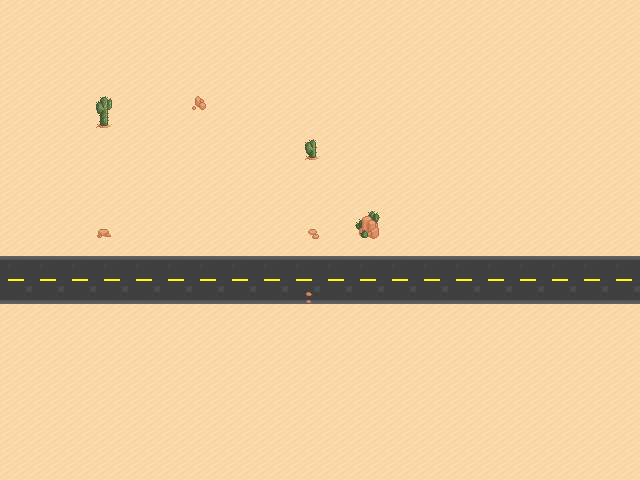

The image is a tile-based game level rendered from a .tmx file. Its description and complete source (layers, tilesets, objects, tile grids) follow:
An orthogonal 40x30 tile map with 16x16 px tiles, 2 tile layers (sand', cactuses) and 4 objects (CutScene, SpriteNode, Camera, Car).

<map version="1.2" tiledversion="1.2.4" orientation="orthogonal" renderorder="left-up" width="40" height="30" tilewidth="16" tileheight="16" infinite="0" nextlayerid="13" nextobjectid="5">
 <tileset firstgid="1" name="FULL_DESERT_TILESET_WIP" tilewidth="16" tileheight="16" tilecount="1024" columns="32">
  <image source="../../textures/map/FULL_DESERT_TILESET_WIP.png" width="512" height="512" />
 </tileset>
 <layer id="11" name="sand'" width="40" height="30">
  <data encoding="csv">
69,69,69,69,69,69,69,69,69,69,69,69,69,69,69,69,69,69,69,69,69,69,69,69,69,69,69,69,69,69,69,69,69,69,69,69,69,69,69,69,
69,69,69,69,69,69,69,69,69,69,69,69,69,69,69,69,69,69,69,69,69,69,69,69,69,69,69,69,69,69,69,69,69,69,69,69,69,69,69,69,
69,69,69,69,69,69,69,69,69,69,69,69,69,69,69,69,69,69,69,69,69,69,69,69,69,69,69,69,69,69,69,69,69,69,69,69,69,69,69,69,
69,69,69,69,69,69,69,69,69,69,69,69,69,69,69,69,69,69,69,69,69,69,69,69,69,69,69,69,69,69,69,69,69,69,69,69,69,69,69,69,
69,69,69,69,69,69,69,69,69,69,69,69,69,69,69,69,69,69,69,69,69,69,69,69,69,69,69,69,69,69,69,69,69,69,69,69,69,69,69,69,
69,69,69,69,69,69,69,69,69,69,69,69,69,69,69,69,69,69,69,69,69,69,69,69,69,69,69,69,69,69,69,69,69,69,69,69,69,69,69,69,
69,69,69,69,69,69,69,69,69,69,69,69,69,69,69,69,69,69,69,69,69,69,69,69,69,69,69,69,69,69,69,69,69,69,69,69,69,69,69,69,
69,69,69,69,69,69,69,69,69,69,69,69,69,69,69,69,69,69,69,69,69,69,69,69,69,69,69,69,69,69,69,69,69,69,69,69,69,69,69,69,
69,69,69,69,69,69,69,69,69,69,69,69,69,69,69,69,69,69,69,69,69,69,69,69,69,69,69,69,69,69,69,69,69,69,69,69,69,69,69,69,
69,69,69,69,69,69,69,69,69,69,69,69,69,69,69,69,69,69,69,69,69,69,69,69,69,69,69,69,69,69,69,69,69,69,69,69,69,69,69,69,
69,69,69,69,69,69,69,69,69,69,69,69,69,69,69,69,69,69,69,69,69,69,69,69,69,69,69,69,69,69,69,69,69,69,69,69,69,69,69,69,
69,69,69,69,69,69,69,69,69,69,69,69,69,69,69,69,69,69,69,69,69,69,69,69,69,69,69,69,69,69,69,69,69,69,69,69,69,69,69,69,
69,69,69,69,69,69,69,69,69,69,69,69,69,69,69,69,69,69,69,69,69,69,69,69,69,69,69,69,69,69,69,69,69,69,69,69,69,69,69,69,
69,69,69,69,69,69,69,69,69,69,69,69,69,69,69,69,69,69,69,69,69,69,69,69,69,69,69,69,69,69,69,69,69,69,69,69,69,69,69,69,
69,69,69,69,69,69,69,69,69,69,69,69,69,69,69,69,69,69,69,69,69,69,69,69,69,69,69,69,69,69,69,69,69,69,69,69,69,69,69,69,
69,69,69,69,69,69,69,69,69,69,69,69,69,69,69,69,69,69,69,69,69,69,69,69,69,69,69,69,69,69,69,69,69,69,69,69,69,69,69,69,
417,418,417,418,417,418,417,418,417,418,417,418,417,418,417,418,417,418,417,418,417,418,417,418,417,418,417,418,417,418,417,418,417,418,417,418,417,418,417,418,
449,450,449,450,449,450,449,450,449,450,449,450,449,450,449,450,449,450,449,450,449,450,449,450,449,450,449,450,449,450,449,450,449,450,449,450,449,450,449,450,
481,482,481,482,481,482,481,482,481,482,481,482,481,482,481,482,481,482,481,482,481,482,481,482,481,482,481,482,481,482,481,482,481,482,481,482,481,482,481,482,
69,69,69,69,69,69,69,69,69,69,69,69,69,69,69,69,69,69,69,69,69,69,69,69,69,69,69,69,69,69,69,69,69,69,69,69,69,69,69,69,
69,69,69,69,69,69,69,69,69,69,69,69,69,69,69,69,69,69,69,69,69,69,69,69,69,69,69,69,69,69,69,69,69,69,69,69,69,69,69,69,
69,69,69,69,69,69,69,69,69,69,69,69,69,69,69,69,69,69,69,69,69,69,69,69,69,69,69,69,69,69,69,69,69,69,69,69,69,69,69,69,
69,69,69,69,69,69,69,69,69,69,69,69,69,69,69,69,69,69,69,69,69,69,69,69,69,69,69,69,69,69,69,69,69,69,69,69,69,69,69,69,
69,69,69,69,69,69,69,69,69,69,69,69,69,69,69,69,69,69,69,69,69,69,69,69,69,69,69,69,69,69,69,69,69,69,69,69,69,69,69,69,
69,69,69,69,69,69,69,69,69,69,69,69,69,69,69,69,69,69,69,69,69,69,69,69,69,69,69,69,69,69,69,69,69,69,69,69,69,69,69,69,
69,69,69,69,69,69,69,69,69,69,69,69,69,69,69,69,69,69,69,69,69,69,69,69,69,69,69,69,69,69,69,69,69,69,69,69,69,69,69,69,
69,69,69,69,69,69,69,69,69,69,69,69,69,69,69,69,69,69,69,69,69,69,69,69,69,69,69,69,69,69,69,69,69,69,69,69,69,69,69,69,
69,69,69,69,69,69,69,69,69,69,69,69,69,69,69,69,69,69,69,69,69,69,69,69,69,69,69,69,69,69,69,69,69,69,69,69,69,69,69,69,
69,69,69,69,69,69,69,69,69,69,69,69,69,69,69,69,69,69,69,69,69,69,69,69,69,69,69,69,69,69,69,69,69,69,69,69,69,69,69,69,
69,69,69,69,69,69,69,69,69,69,69,69,69,69,69,69,69,69,69,69,69,69,69,69,69,69,69,69,69,69,69,69,69,69,69,69,69,69,69,69
</data>
 </layer>
 <layer id="12" name="cactuses" width="40" height="30">
  <data encoding="csv">
0,0,0,0,0,0,0,0,0,0,0,0,0,0,0,0,0,0,0,0,0,0,0,0,0,0,0,0,0,0,0,0,0,0,0,0,0,0,0,0,
0,0,0,0,0,0,0,0,0,0,0,0,0,0,0,0,0,0,0,0,0,0,0,0,0,0,0,0,0,0,0,0,0,0,0,0,0,0,0,0,
0,0,0,0,0,0,0,0,0,0,0,0,0,0,0,0,0,0,0,0,0,0,0,0,0,0,0,0,0,0,0,0,0,0,0,0,0,0,0,0,
0,0,0,0,0,0,0,0,0,0,0,0,0,0,0,0,0,0,0,0,0,0,0,0,0,0,0,0,0,0,0,0,0,0,0,0,0,0,0,0,
0,0,0,0,0,0,0,0,0,0,0,0,0,0,0,0,0,0,0,0,0,0,0,0,0,0,0,0,0,0,0,0,0,0,0,0,0,0,0,0,
0,0,0,0,0,0,0,0,0,0,0,0,0,0,0,0,0,0,0,0,0,0,0,0,0,0,0,0,0,0,0,0,0,0,0,0,0,0,0,0,
0,0,0,0,0,0,7,0,0,0,0,0,162,0,0,0,0,0,0,0,0,0,0,0,0,0,0,0,0,0,0,0,0,0,0,0,0,0,0,0,
0,0,0,0,0,0,39,0,0,0,0,0,0,0,0,0,0,0,0,0,0,0,0,0,0,0,0,0,0,0,0,0,0,0,0,0,0,0,0,0,
0,0,0,0,0,0,0,0,0,0,0,0,0,0,0,0,0,0,0,8,0,0,0,0,0,0,0,0,0,0,0,0,0,0,0,0,0,0,0,0,
0,0,0,0,0,0,0,0,0,0,0,0,0,0,0,0,0,0,0,40,0,0,0,0,0,0,0,0,0,0,0,0,0,0,0,0,0,0,0,0,
0,0,0,0,0,0,0,0,0,0,0,0,0,0,0,0,0,0,0,0,0,0,0,0,0,0,0,0,0,0,0,0,0,0,0,0,0,0,0,0,
0,0,0,0,0,0,0,0,0,0,0,0,0,0,0,0,0,0,0,0,0,0,0,0,0,0,0,0,0,0,0,0,0,0,0,0,0,0,0,0,
0,0,0,0,0,0,0,0,0,0,0,0,0,0,0,0,0,0,0,0,0,0,0,0,0,0,0,0,0,0,0,0,0,0,0,0,0,0,0,0,
0,0,0,0,0,0,0,0,0,0,0,0,0,0,0,0,0,0,0,0,0,0,71,72,0,0,0,0,0,0,0,0,0,0,0,0,0,0,0,0,
0,0,0,0,0,0,225,0,0,0,0,0,0,0,0,0,0,0,0,194,0,0,103,104,0,0,0,0,0,0,0,0,0,0,0,0,0,0,0,0,
0,0,0,0,0,0,0,0,0,0,0,0,0,0,0,0,0,0,0,0,0,0,0,0,0,0,0,0,0,0,0,0,0,0,0,0,0,0,0,0,
0,0,0,0,0,0,0,0,0,0,0,0,0,0,0,0,0,0,0,0,0,0,0,0,0,0,0,0,0,0,0,0,0,0,0,0,0,0,0,0,
0,0,0,0,0,0,0,0,0,0,0,0,0,0,0,0,0,0,0,0,0,0,0,0,0,0,0,0,0,0,0,0,0,0,0,0,0,0,0,0,
0,0,0,0,0,0,0,0,0,0,0,0,0,0,0,0,0,0,0,354,0,0,0,0,0,0,0,0,0,0,0,0,0,0,0,0,0,0,0,0,
0,0,0,0,0,0,0,0,0,0,0,0,0,0,0,0,0,0,0,0,0,0,0,0,0,0,0,0,0,0,0,0,0,0,0,0,0,0,0,0,
0,0,0,0,0,0,0,0,0,0,0,0,0,0,0,0,0,0,0,0,0,0,0,0,0,0,0,0,0,0,0,0,0,0,0,0,0,0,0,0,
0,0,0,0,0,0,0,0,0,0,0,0,0,0,0,0,0,0,0,0,0,0,0,0,0,0,0,0,0,0,0,0,0,0,0,0,0,0,0,0,
0,0,0,0,0,0,0,0,0,0,0,0,0,0,0,0,0,0,0,0,0,0,0,0,0,0,0,0,0,0,0,0,0,0,0,0,0,0,0,0,
0,0,0,0,0,0,0,0,0,0,0,0,0,0,0,0,0,0,0,0,0,0,0,0,0,0,0,0,0,0,0,0,0,0,0,0,0,0,0,0,
0,0,0,0,0,0,0,0,0,0,0,0,0,0,0,0,0,0,0,0,0,0,0,0,0,0,0,0,0,0,0,0,0,0,0,0,0,0,0,0,
0,0,0,0,0,0,0,0,0,0,0,0,0,0,0,0,0,0,0,0,0,0,0,0,0,0,0,0,0,0,0,0,0,0,0,0,0,0,0,0,
0,0,0,0,0,0,0,0,0,0,0,0,0,0,0,0,0,0,0,0,0,0,0,0,0,0,0,0,0,0,0,0,0,0,0,0,0,0,0,0,
0,0,0,0,0,0,0,0,0,0,0,0,0,0,0,0,0,0,0,0,0,0,0,0,0,0,0,0,0,0,0,0,0,0,0,0,0,0,0,0,
0,0,0,0,0,0,0,0,0,0,0,0,0,0,0,0,0,0,0,0,0,0,0,0,0,0,0,0,0,0,0,0,0,0,0,0,0,0,0,0,
0,0,0,0,0,0,0,0,0,0,0,0,0,0,0,0,0,0,0,0,0,0,0,0,0,0,0,0,0,0,0,0,0,0,0,0,0,0,0,0
</data>
 </layer>
 <objectgroup id="2" name="gameObjects" locked="1">
  <object id="1" type="CutScene" x="234.667" y="194.333">
   <properties>
    <property name="cutSceneName" value="subtitlesBeforeStartGameCutscene" />
    <property name="isStartingCutSceneOnThisMap" type="bool" value="true" />
   </properties>
   <point />
  </object>
  <object id="2" type="SpriteNode" x="242.083" y="199.5">
   <properties>
    <property name="texturePath" value="textures/characters/phoneCallPlayer.png" />
   </properties>
   <point />
  </object>
  <object id="3" type="Camera" x="84.3333" y="82.3333" width="320" height="240" />
  <object id="4" type="Car" x="125.333" y="213.333">
   <properties>
    <property name="acceleration" type="float" value="0" />
   </properties>
   <point />
  </object>
 </objectgroup>
</map>
